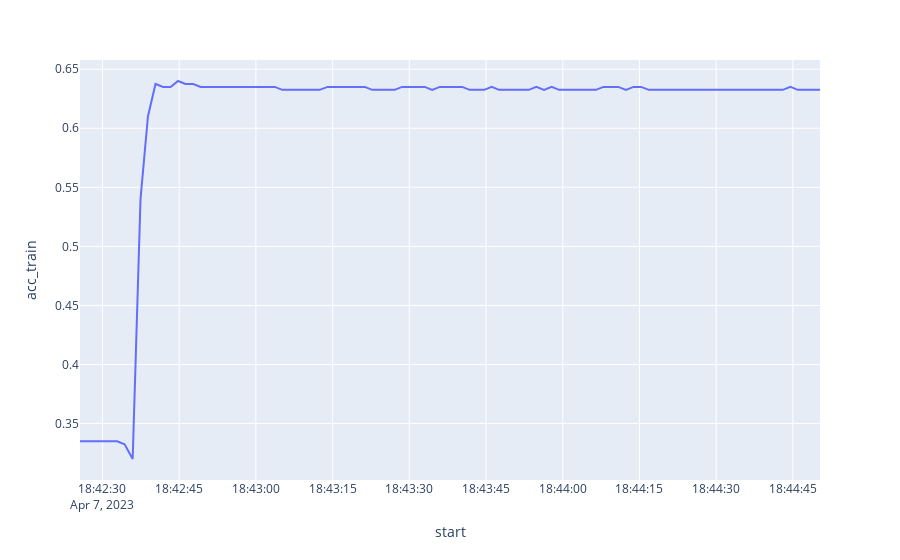

The notebook cell saved with this chart:
### Code cell
px.line(df_stats, x='start', y='acc_train')
